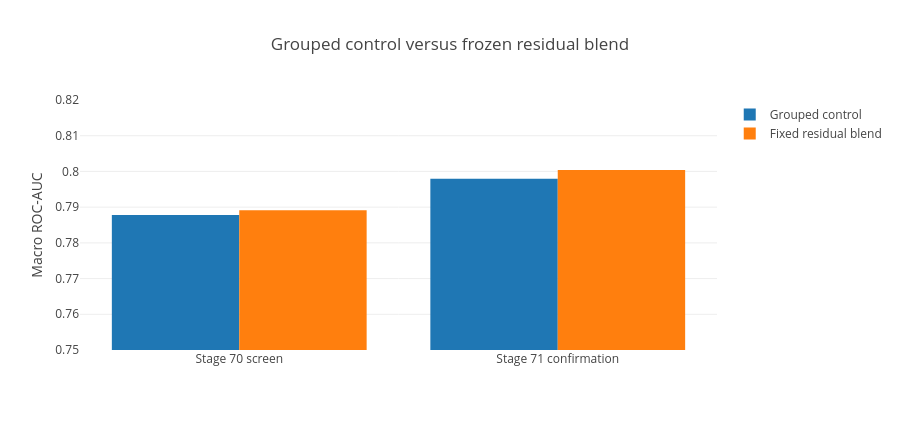

The notebook cell this image was saved under:
### Markdown cell above
# 11 — Residual confirmation and submission boundary

This notebook publishes aggregate-only evidence from the Stage 70 screen and Stage 71 independent confirmation. The historical **0.933** Kaggle score remains the official control; internal grouped AUC is not treated as directly comparable to it.

Private MRI, identifiers, row-level predictions, checkpoints, sampling schedules, credentials, and submission glue are intentionally excluded.

### Code cell
import pandas as pd
import plotly.express as px
import plotly.graph_objects as go
stages=['Stage 70 screen','Stage 71 confirmation']
control=[0.7878272932063983,0.7979362002501319]
blend=[0.7891558134890007,0.8003733592238084]
fig=go.Figure()
fig.add_bar(name='Grouped control',x=stages,y=control)
fig.add_bar(name='Fixed residual blend',x=stages,y=blend)
fig.update_layout(title='Grouped control versus frozen residual blend',barmode='group',height=430,yaxis_title='Macro ROC-AUC',yaxis_range=[0.75,0.82])
fig.show()

### Figure 1 — Plotly figure (JSON) as saved in the notebook; plotly's stock layout.template omitted (floating-point values rounded to 4 significant figures)
{"data": [{"type": "bar", "name": "Grouped control", "x": ["Stage 70 screen", "Stage 71 confirmation"], "y": [0.7878, 0.7979]}, {"type": "bar", "name": "Fixed residual blend", "x": ["Stage 70 screen", "Stage 71 confirmation"], "y": [0.7892, 0.8004]}], "layout": {"title": {"text": "Grouped control versus frozen residual blend"}, "barmode": "group", "height": 430, "yaxis": {"title": {"text": "Macro ROC-AUC"}, "range": [0.75, 0.82]}}}
